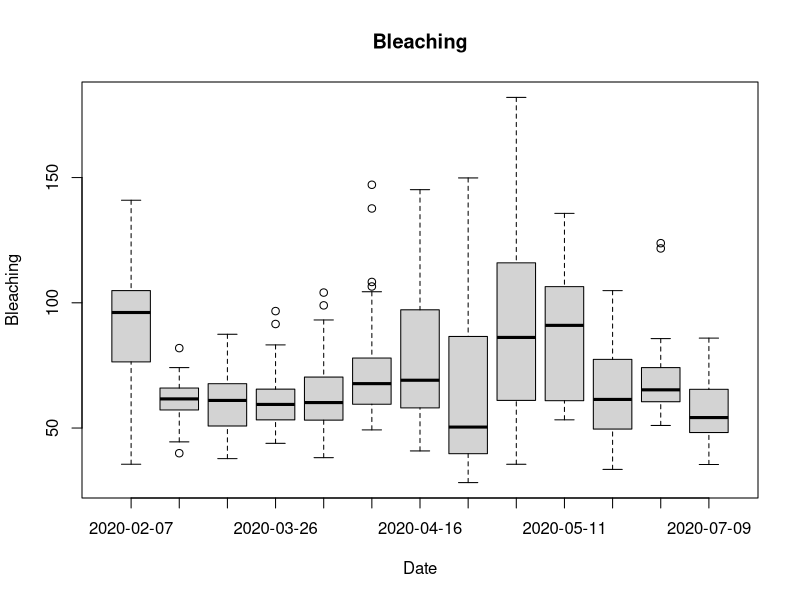
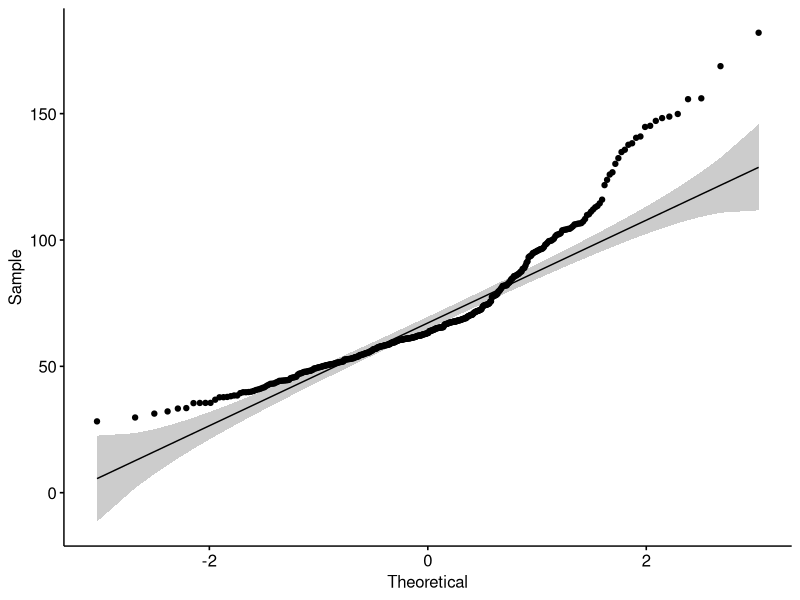
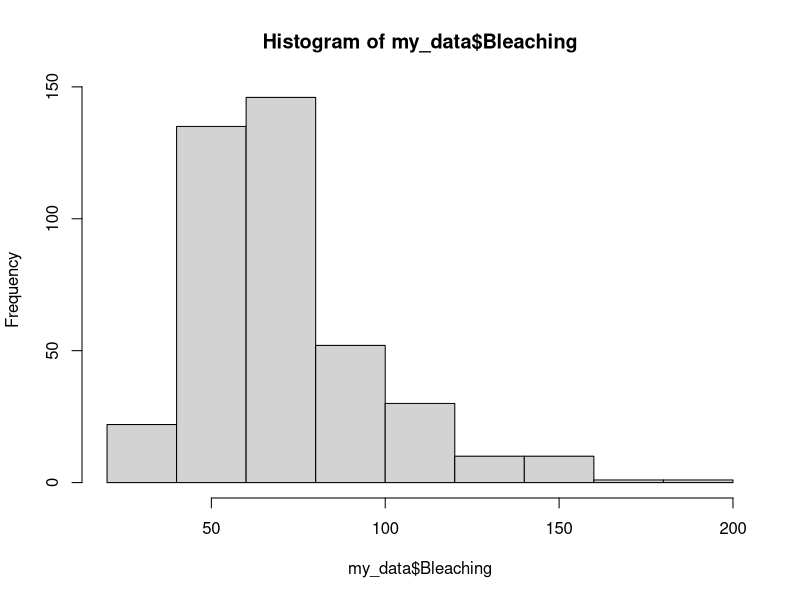
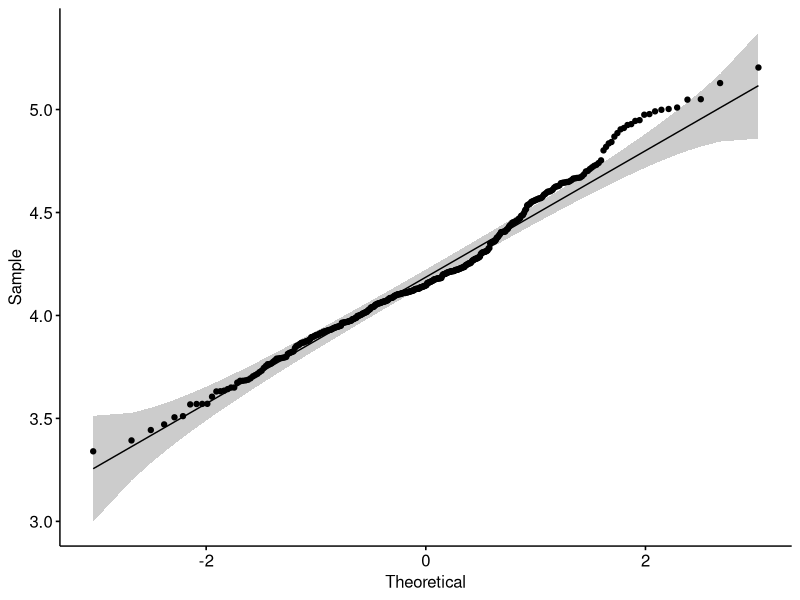
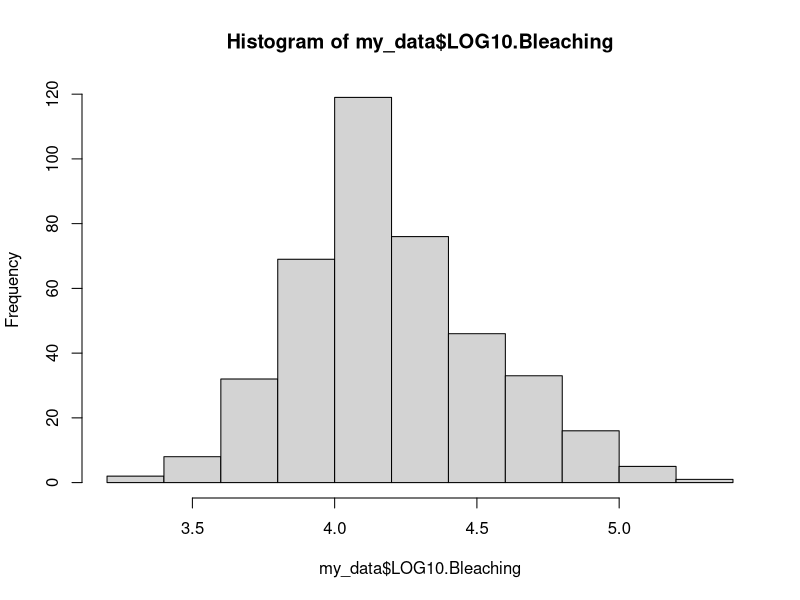
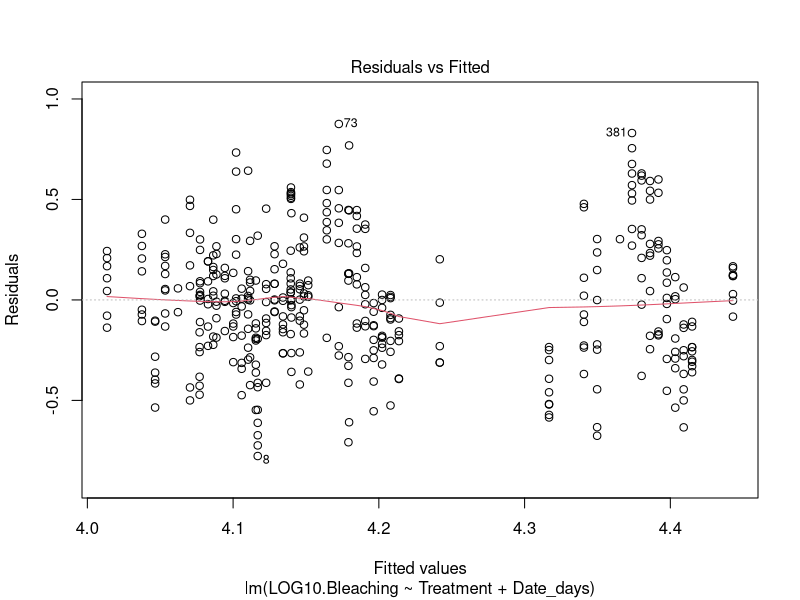
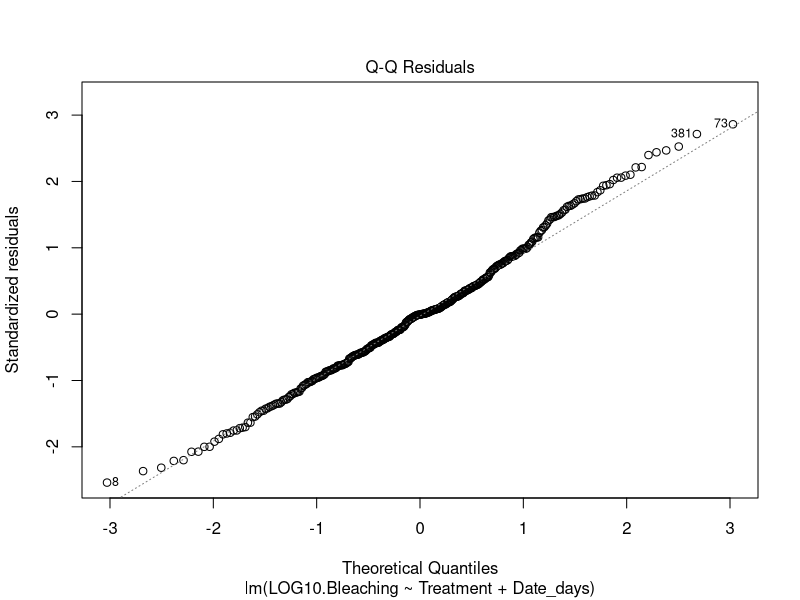
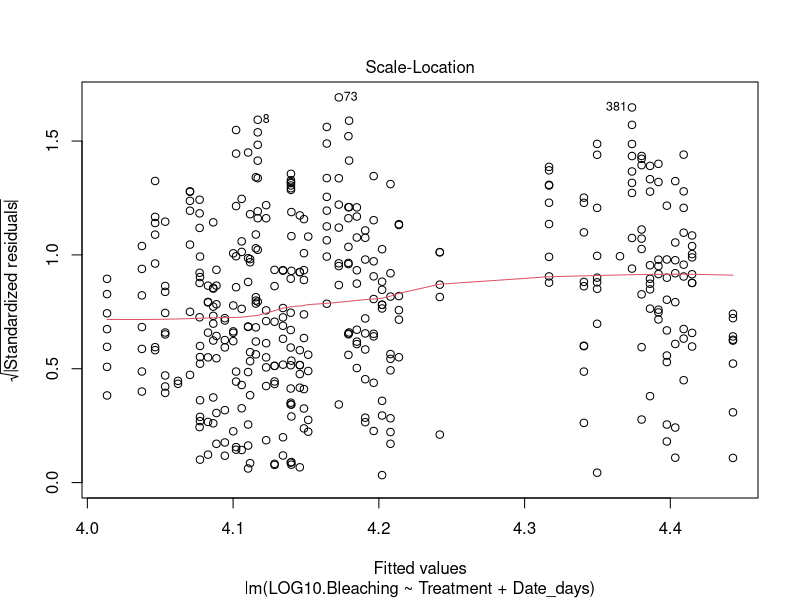

Generate these figures, in order, with R:
# loading libraries
library("readxl")
library("tidyverse")
library("lattice")
library("rstatix")
library("ggpubr")
library("lme4")
library("fitdistrplus")
library("lmerTest")
library("car")

# loading xls files
my_data <- read_excel("ImageJ_R.xlsx", sheet = 1)

# combining relevant sheets of excel file
for (i in 2:36) {
  temp <- read_excel("ImageJ_R.xlsx", sheet = i)
  my_data <- rbind(my_data, temp)
  print(i)
}

# removing unnecessary columns
my_data <- my_data[c(1,2,4,13)]

# turn dates into number of days from start (07/02/2020)
startdate <- as.Date("2020-02-07","%Y-%m-%d")
my_data$Date_days <- as.numeric(difftime(my_data$Date,startdate ,units="days"), units="days")

# change headers of column bleaching
my_data = my_data %>% 
  rename(
    Bleaching = `Adjusted brightness (0 - 255)`
  )

# removing rows containing NAs (so the rows that don't contain the average values for bleaching)
my_data <- na.omit(my_data)

my_data <- as.tbl(my_data) %>% 
  bind_rows(my_data) %>% 
  group_by(Structure, Treatment, Date_days) %>% 
  summarise_all(c("mean"))

# remove data point that is likely wrong
my_data <- my_data[-c(27),] 

# write.csv(my_data,"test.csv", row.names = FALSE)


# scatter plot
#reg1 <- lm(write~read,data=hsb2) 
#summary(reg1)
#with(hsb2,plot(read, write))
#abline(reg1)


## check repeated measures ANOVA requirements

# visualising data with box plots

boxplot(my_data$`Bleaching` ~ my_data$Date,
        data=my_data, 
        main="Bleaching", 
        xlab="Date", 
        ylab="Bleaching")

# normality tests
ggqqplot(my_data, x = "Bleaching")
hist(my_data$Bleaching)
shapiro_test(my_data$Bleaching)

# not normal -> sqrt transformation
#my_data <- transform(my_data, `SQRT Bleaching`= sqrt(Bleaching))
#ggqqplot(my_data, x = "SQRT.Bleaching")
#hist(my_data$SQRT.Bleaching)
#shapiro_test(my_data$SQRT.Bleaching)

# not normal -> log10 transformation: Works best!
my_data <- transform(my_data, LOG10.Bleaching= log(Bleaching))
ggqqplot(my_data, x = "LOG10.Bleaching")
hist(my_data$LOG10.Bleaching)
shapiro_test(my_data$LOG10.Bleaching)

# not normal -> 1/x transformation
# my_data <- transform(my_data, INVERSE.Bleaching= 1/Bleaching)
# ggqqplot(my_data, x = "INVERSE.Bleaching")
# hist(my_data$INVERSE.Bleaching)
# shapiro_test(my_data$INVERSE.Bleaching)

# Testing for homogeneity of variances
leveneTest(my_data$Bleaching, my_data$Treatment)
fligner.test(my_data$Bleaching, my_data$Treatment)
# Variances are NOT homogeneous

# Testing for sphericity
# Mauchly's Test for Sphericity!


## Testing which distribution fits the data best

#test <- fitdist(my_data$Survival, "norm")
#plot(test)
#test$aic

#test <- fitdist(my_data$Survival, "lnorm")
#plot(test)
#test$aic

#test <- fitdist(my_data$Survival, "pois")
#plot(test)
#test$aic

#test <- fitdist(my_data$Survival, "exp")
#plot(test)
#test$aic

#test <- fitdist(my_data$Survival, "gamma")
#plot(test)
#test$aic

#test <- fitdist(my_data$Survival, "nbinom")
#plot(test)
#test$aic

#test <- fitdist(my_data$Survival, "geom")
#plot(test)
#test$aic

#test <- fitdist((my_data$Survival/100), "beta", method = "mme")
#plot(test)
#test$aic

#test <- fitdist(my_data$Survival, "unif")
#plot(test)
#test$aic

#test <- fitdist(my_data$Survival, "logis")
#plot(test)
#test$aic

# A lognormal distribution fits best, so this will be used in the model

# Generalized Linear Mixed Model with Repeated Measures

Model <- lm(LOG10.Bleaching~Treatment+Date_days, data=my_data)
print(summary(Model),correlation=FALSE)
plot(Model)
qqnorm(resid(Model))

cooksd <- cooks.distance(Model)
plot(cooksd, pch="*", cex=2, main="Influential Obs by Cooks distance")  # plot cook's distance
abline(h = 1, col="red")  # add cutoff line
text(x=1:length(cooksd)+1, y=cooksd, labels=ifelse(cooksd>1, names(cooksd),""), col="red")  # add labels
